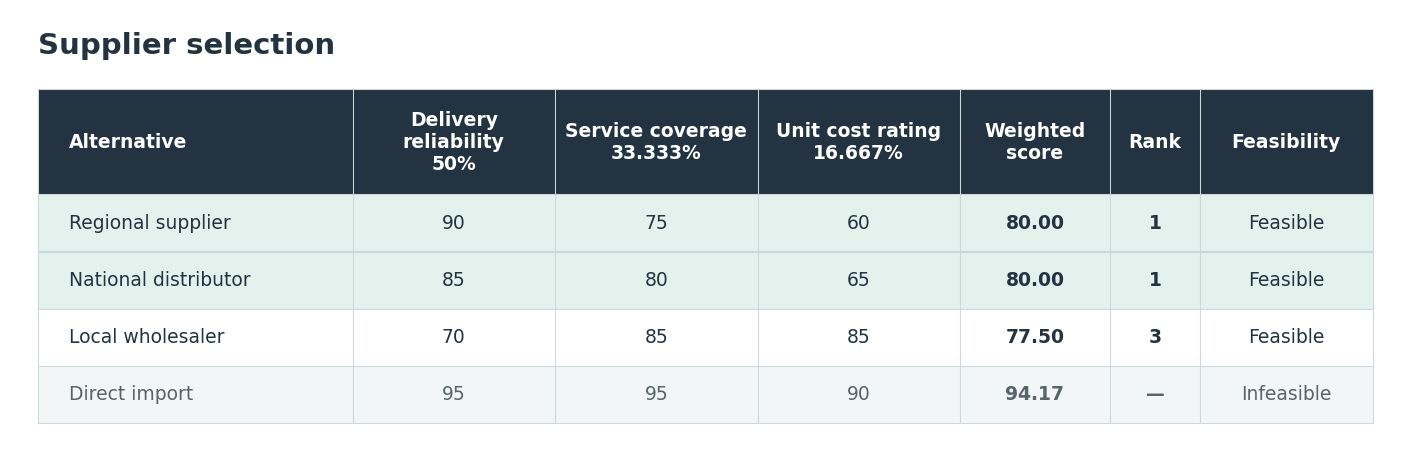

Reproduce this figure in Python.
"""Rank suppliers on a 0–100 scale and save a printable decision table."""

from decision_tree_diagrams import Alternative, Criterion, render_table, score_table

criteria = [
    Criterion("Delivery reliability", 3),
    Criterion("Service coverage", 2),
    Criterion("Unit cost rating", 1),
]
suppliers = [
    Alternative("Regional supplier", [90, 75, 60]),
    Alternative("National distributor", [85, 80, 65]),
    Alternative("Local wholesaler", [70, 85, 85]),
    Alternative("Direct import", [95, 95, 90], feasible=False),
]

if __name__ == "__main__":
    for result in score_table(criteria, suppliers):
        rank = result.rank if result.rank is not None else "infeasible"
        print(f"{result.alternative.label}: {result.score:.2f} ({rank})")
    figure = render_table(criteria, suppliers, title="Supplier selection")
    figure.savefig("supplier-selection.pdf")
